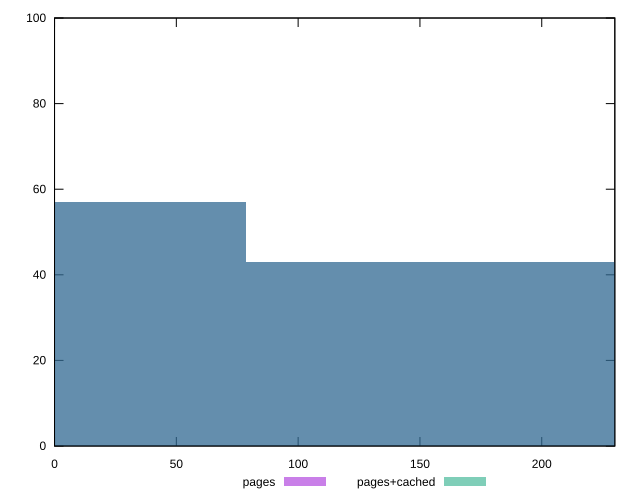

Write gnuplot code to recreate this figure.
reset

$pages <<EOF
156.8999601476478 43
0 57
EOF

$pagesCached <<EOF
0 57
156.8999601476478 43
EOF

set key outside below
set boxwidth 156.8999601476478
set xrange [0:230]
set yrange [0:100]
set trange [0:100]
set style fill transparent solid 0.5 noborder
set terminal svg size 640, 500 enhanced background rgb 'white'
set output "report_00016_2021-02-10T13-31-48.338Z/unused-css-rules/comparison/histogram/0_vs_1.svg"

plot $pages title "pages" with boxes, \
     $pagesCached title "pages+cached" with boxes

reset
